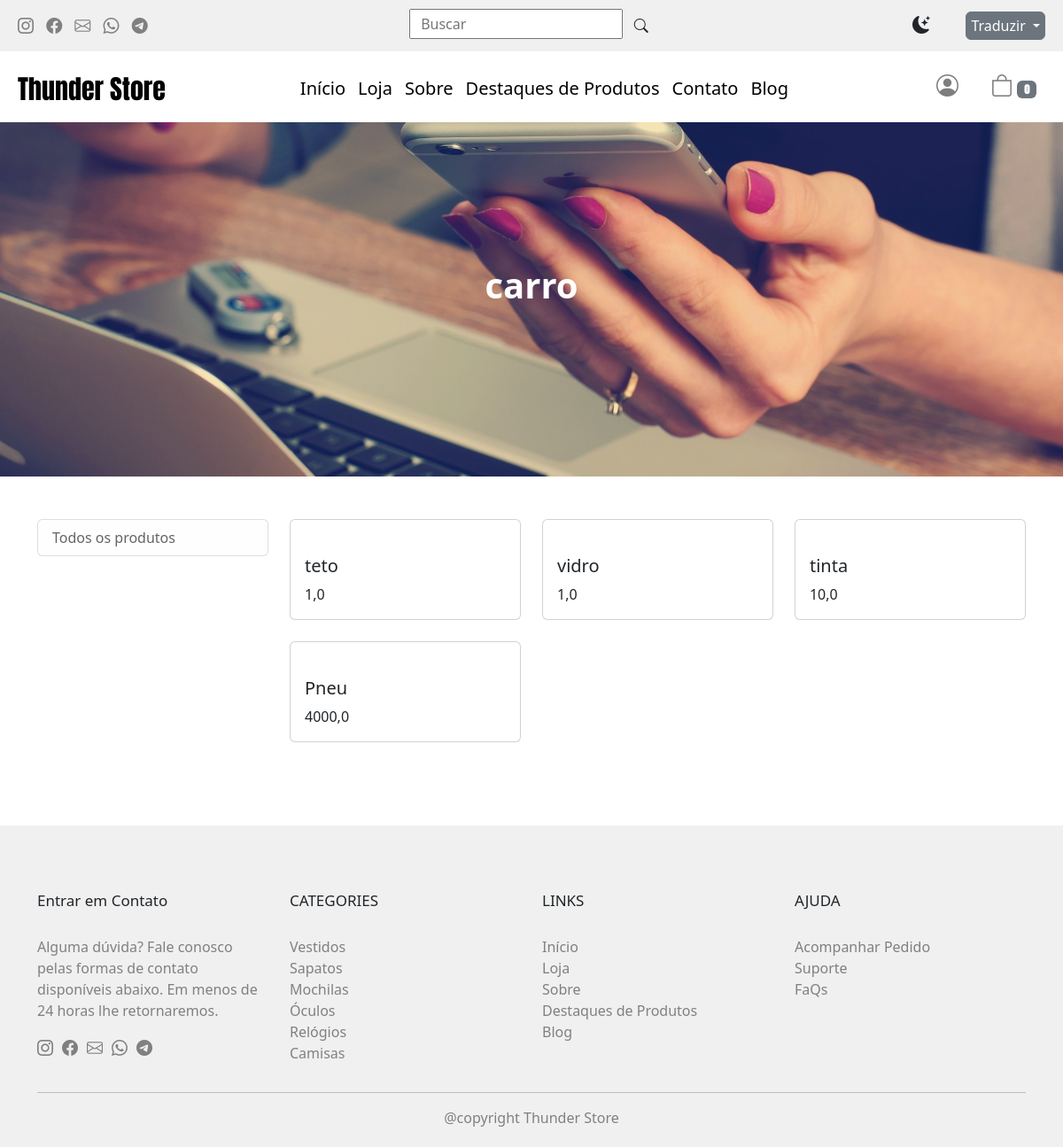
Before: /produtos/categoria/carro/ with the older database file.
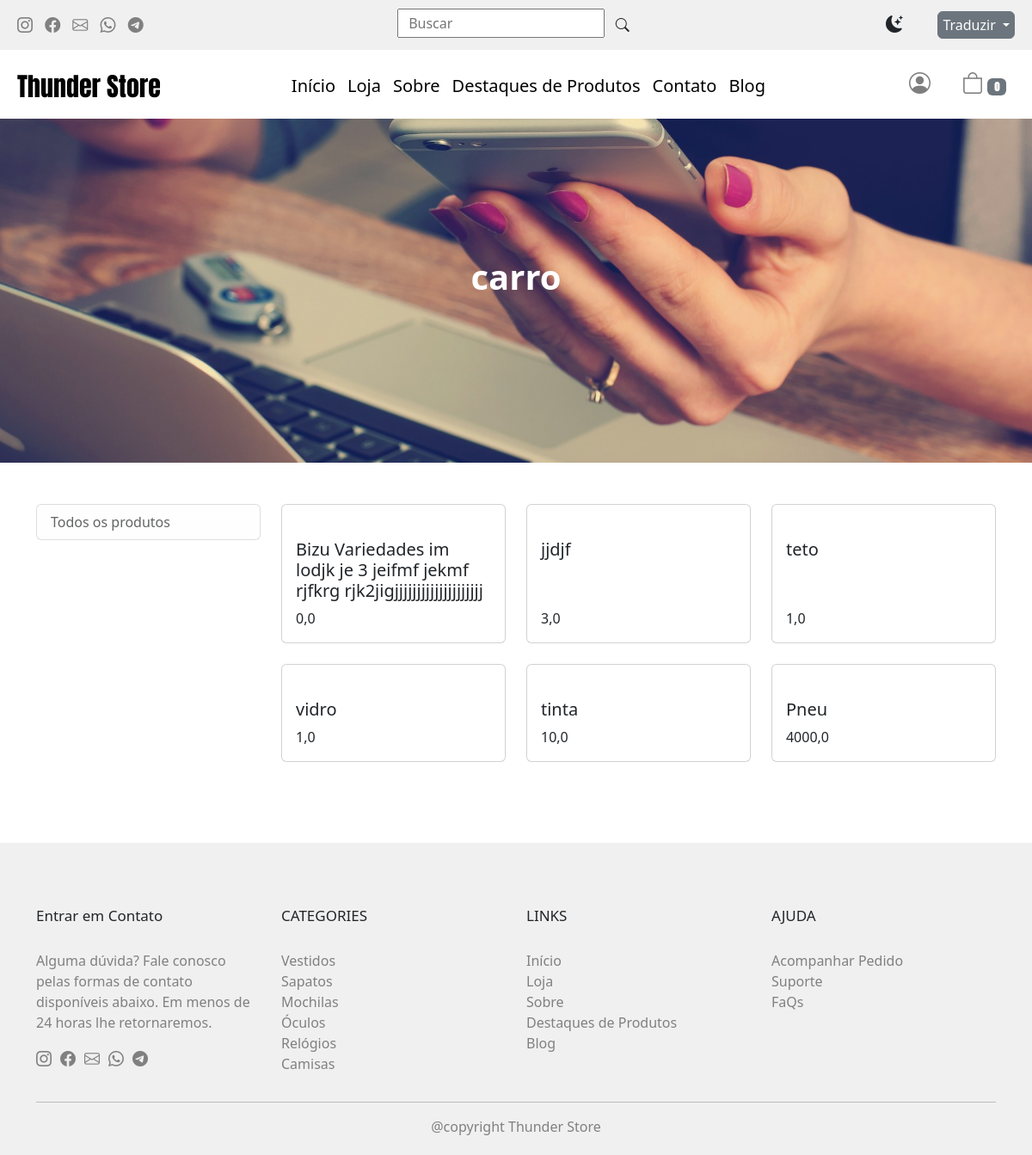
After: the same page with the newer database file.
### products/models.py (models this page shows, shortened)
class Product(TimeStampedModel):
    category = models.ForeignKey(
        Category, related_name='products', on_delete=models.CASCADE
    )
    name = models.CharField(max_length=250, blank=False)
    slug = AutoSlugField(unique=True, populate_from='name', always_update=False)
    image = models.ImageField(upload_to='products/%Y/%m/%d', blank=True, default='no_image')
    price = models.FloatField(max_length=10, blank=False)
    description = models.TextField()
    featured = models.BooleanField(default=False)
    is_available = models.BooleanField(default=True)

### products/views.py (the view)
# urls.py: path('produtos/categoria/<slug:slug>/', ProductsCategoryView.as_view(), name='filter_products'),
class ProductsCategoryView(ListView):
    paginate_by = 9
    context_object_name = 'products'
    template_name = 'category.html'
    def get_queryset(self):
        return Product.objects.filter(category__slug=self.kwargs['slug'], is_available=True).order_by('-modified')
    def get_context_data(self, **kwargs):
        context = super().get_context_data(**kwargs)
        context['title'] = self.kwargs['slug']
        return context

### templates/category.html (shortened to what this page needs)
{% extends 'base.html' %}
{% load static %}
{% block content %}
<main>
  <div class="top-banner">
    <h2>{{ title }}</h2>
  </div>
  <div class="container my-5">
    <div class="row">
      <div class="col-4 col-md-3">
        <ul class="list-group mb-3 mb-lg-0">
          <a class="text-decoration-none list-group-item list-group-item-light" href="{% url 'products:products' %}">
            Todos os produtos
          </a>
        </ul>
      </div>
      <div class="col-8 col-md-9">
        <div class="row">
          {% for merchandise in products %}
          <div class="col-sm-12 col-md-6 col-lg-4 mb-4">
            <div class="card h-100">
              <a href="{% url 'products:product_detail' merchandise.slug %}">
              </a>
              <div class="card-body d-flex flex-column justify-content-between">
                <a class="text-decoration-none text-dark" href="{% url 'products:product_detail' merchandise.slug %}">
                  <h5 class="card-title">{{ merchandise.name }}</h5>
                </a>
                <a class="text-decoration-none text-dark" href="{% url 'products:product_detail' merchandise.slug %}">
                  <p class="card-text font-weight-bold">{{ merchandise.price }}</p>
                </a>
              </div>
            </div>
          </div>
          {% endfor %}
        </div>
      </div>
    </div>
  </div>
</main>
{% include 'footer.html' %}
{% endblock content %}

Changed rows visible on the page:
added Product: name "Bizu Variedades im lodjk je 3 jeifmf jekmf rjfkrg rjk2jigjjjjjjjjjjjjjjjjjjjj", price "0,0"
added Product: name "jjdjf", price "3,0"
